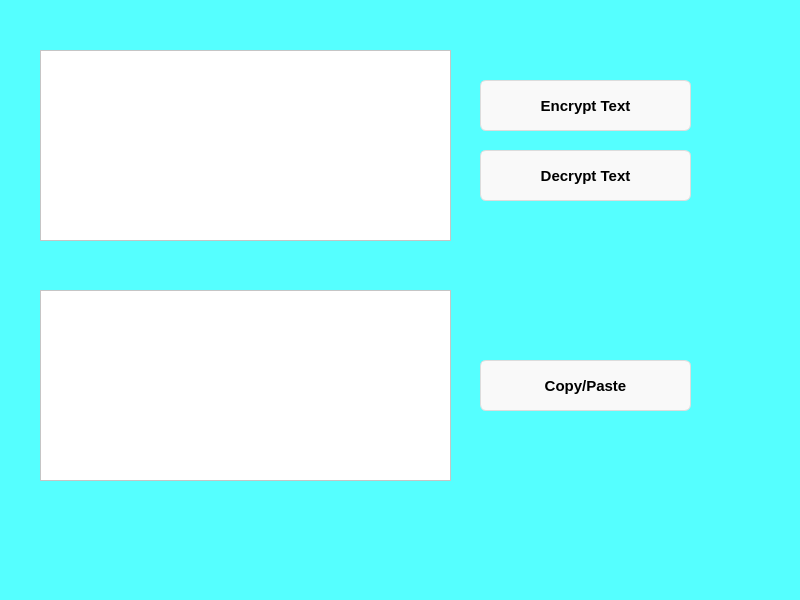
<?xml version="1.0" encoding="UTF-8"?>
<ui version="4.0">
 <class>MainWindow</class>
 <widget class="QMainWindow" name="MainWindow">
  <property name="geometry">
   <rect>
    <x>0</x>
    <y>0</y>
    <width>800</width>
    <height>600</height>
   </rect>
  </property>
  <property name="cursor">
   <cursorShape>ArrowCursor</cursorShape>
  </property>
  <property name="windowTitle">
   <string>AES_256</string>
  </property>
  <property name="styleSheet">
   <string notr="true">background-color: rgb(85, 255, 255);</string>
  </property>
  <widget class="QWidget" name="centralwidget">
   <widget class="QPushButton" name="decryptButton">
    <property name="geometry">
     <rect>
      <x>480</x>
      <y>150</y>
      <width>211</width>
      <height>51</height>
     </rect>
    </property>
    <property name="font">
     <font>
      <family>Arial</family>
      <pointsize>-1</pointsize>
      <weight>75</weight>
      <bold>true</bold>
      <underline>false</underline>
      <strikeout>false</strikeout>
     </font>
    </property>
    <property name="styleSheet">
     <string notr="true">	box-shadow:inset 0px 1px 0px 0px #ffffff;
	background:linear-gradient(to bottom, #f9f9f9 5%, #e9e9e9 100%);
	background-color:#f9f9f9;
	border-radius:6px;
	border:1px solid #dcdcdc;
	display:inline-block;
	cursor:pointer;

	color:rgb(0, 0, 0);
	font-family:Arial;
	font-size:15px;
	font-weight:bold;
	padding:6px 24px;
	text-decoration:none;
	text-shadow:0px 1px 0px #ffffff;

	position:relative;
	top:1px;</string>
    </property>
    <property name="text">
     <string>Decrypt Text</string>
    </property>
   </widget>
   <widget class="QPlainTextEdit" name="textBeforeField">
    <property name="geometry">
     <rect>
      <x>40</x>
      <y>50</y>
      <width>411</width>
      <height>191</height>
     </rect>
    </property>
    <property name="styleSheet">
     <string notr="true">background-color: white;</string>
    </property>
    <property name="verticalScrollBarPolicy">
     <enum>Qt::ScrollBarAsNeeded</enum>
    </property>
    <property name="plainText">
     <string/>
    </property>
   </widget>
   <widget class="QPlainTextEdit" name="textAftedField">
    <property name="geometry">
     <rect>
      <x>40</x>
      <y>290</y>
      <width>411</width>
      <height>191</height>
     </rect>
    </property>
    <property name="styleSheet">
     <string notr="true">background-color: white;</string>
    </property>
   </widget>
   <widget class="QPushButton" name="encryptButton">
    <property name="geometry">
     <rect>
      <x>480</x>
      <y>80</y>
      <width>211</width>
      <height>51</height>
     </rect>
    </property>
    <property name="font">
     <font>
      <family>Arial</family>
      <pointsize>-1</pointsize>
      <weight>75</weight>
      <bold>true</bold>
      <underline>false</underline>
      <strikeout>false</strikeout>
     </font>
    </property>
    <property name="styleSheet">
     <string notr="true">	box-shadow:inset 0px 1px 0px 0px #ffffff;
	background:linear-gradient(to bottom, #f9f9f9 5%, #e9e9e9 100%);
	background-color:#f9f9f9;
	border-radius:6px;
	border:1px solid #dcdcdc;
	display:inline-block;
	cursor:pointer;

	color:rgb(0, 0, 0);
	font-family:Arial;
	font-size:15px;
	font-weight:bold;
	padding:6px 24px;
	text-decoration:none;
	text-shadow:0px 1px 0px #ffffff;

	position:relative;
	top:1px;</string>
    </property>
    <property name="text">
     <string>Encrypt Text</string>
    </property>
   </widget>
   <widget class="QPushButton" name="copyButton">
    <property name="geometry">
     <rect>
      <x>480</x>
      <y>360</y>
      <width>211</width>
      <height>51</height>
     </rect>
    </property>
    <property name="font">
     <font>
      <family>Arial</family>
      <pointsize>-1</pointsize>
      <weight>75</weight>
      <bold>true</bold>
      <underline>false</underline>
      <strikeout>false</strikeout>
     </font>
    </property>
    <property name="styleSheet">
     <string notr="true">	box-shadow:inset 0px 1px 0px 0px #ffffff;
	background:linear-gradient(to bottom, #f9f9f9 5%, #e9e9e9 100%);
	background-color:#f9f9f9;
	border-radius:6px;
	border:1px solid #dcdcdc;
	display:inline-block;
	cursor:pointer;

	color:rgb(0, 0, 0);
	font-family:Arial;
	font-size:15px;
	font-weight:bold;
	padding:6px 24px;
	text-decoration:none;
	text-shadow:0px 1px 0px #ffffff;

	position:relative;
	top:1px;</string>
    </property>
    <property name="text">
     <string>Copy/Paste</string>
    </property>
   </widget>
  </widget>
  <widget class="QMenuBar" name="menubar">
   <property name="geometry">
    <rect>
     <x>0</x>
     <y>0</y>
     <width>800</width>
     <height>21</height>
    </rect>
   </property>
  </widget>
  <widget class="QStatusBar" name="statusbar"/>
 </widget>
 <resources/>
 <connections>
  <connection>
   <sender>encryptButton</sender>
   <signal>clicked()</signal>
   <receiver>MainWindow</receiver>
   <slot>encrypt()</slot>
   <hints>
    <hint type="sourcelabel">
     <x>585</x>
     <y>106</y>
    </hint>
    <hint type="destinationlabel">
     <x>399</x>
     <y>299</y>
    </hint>
   </hints>
  </connection>
  <connection>
   <sender>decryptButton</sender>
   <signal>clicked()</signal>
   <receiver>MainWindow</receiver>
   <slot>decrypt()</slot>
   <hints>
    <hint type="sourcelabel">
     <x>585</x>
     <y>176</y>
    </hint>
    <hint type="destinationlabel">
     <x>399</x>
     <y>299</y>
    </hint>
   </hints>
  </connection>
  <connection>
   <sender>copyButton</sender>
   <signal>clicked()</signal>
   <receiver>MainWindow</receiver>
   <slot>paste()</slot>
   <hints>
    <hint type="sourcelabel">
     <x>585</x>
     <y>416</y>
    </hint>
    <hint type="destinationlabel">
     <x>399</x>
     <y>299</y>
    </hint>
   </hints>
  </connection>
 </connections>
 <slots>
  <slot>encrypt()</slot>
  <slot>decrypt()</slot>
  <slot>paste()</slot>
 </slots>
</ui>
